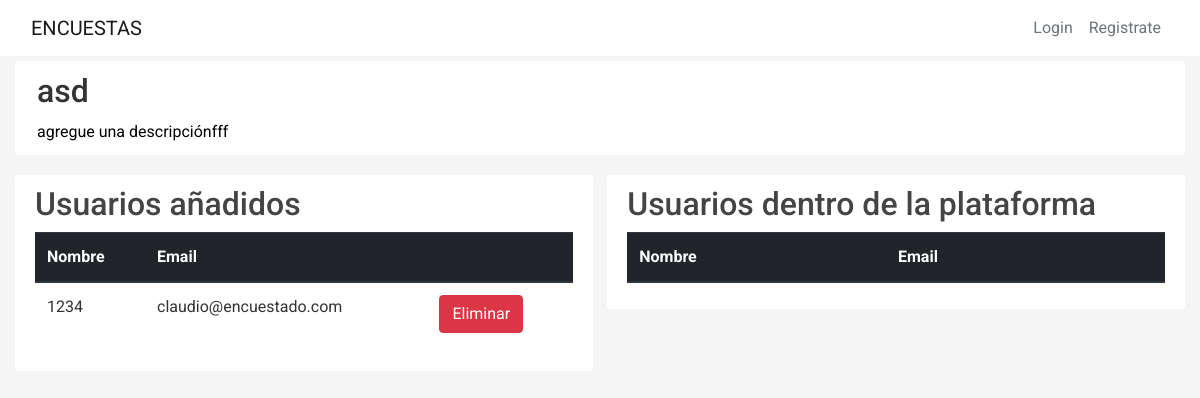
The page /editar_lista/2 on the database its author committed.
### encuestas/models.py (models this page shows, shortened)
class ListaDifusion(db.Model):
    id = db.Column(db.Integer, primary_key = True)
    title = db.Column(db.String(100),nullable = False)
    description = db.Column(db.String(1000), nullable = False)
    user_id = db.Column(db.Integer, db.ForeignKey('user.id'),nullable = False)

class User(db.Model,UserMixin):
    id = db.Column(db.Integer, primary_key=True)
    username = db.Column(db.String(20), unique=True, nullable=False)
    name = db.Column(db.String(20), nullable=False)
    email = db.Column(db.String(120), unique=True, nullable=False)
    image_file = db.Column(db.String(20), nullable=False, default='default.jpg')
    password = db.Column(db.String(60), nullable=False)
    posts = db.relationship('Post', backref='author', lazy=True)
    tipo = db.Column(db.String(20), nullable=False)
    visible_inf = db.Column(db.String(20), nullable=False, default=True)

### encuestas/routes.py (the view)
@app.route("/editar_lista/<int:lista_id>", methods=['GET', 'POST'])
def editar_lista(lista_id):
    lista = ListaDifusion.query.get_or_404(lista_id)
    ids_encuestados_en_lista = UserInList.query.filter_by(lista_id = lista_id)
    id_users = []
    for enc in ids_encuestados_en_lista:
        id_users.append(enc.user_id)
    total_encuestados = User.query.filter(and_(User.id.not_in(id_users),User.tipo == False))
    encuestados_en_lista = User.query.filter(User.id.in_(id_users))
    return render_template('editar_lista.html',
        title= 'Editar lista',
        lista = lista,
        total_encuestados = total_encuestados,
        encuestados_en_lista = encuestados_en_lista
    )

### encuestas/templates/editar_lista.html (shortened to what this page needs)
{% extends "layout.html" %}  {% block content %}
<div class="content-section w-100">
  <input
    id="lista_{{lista.id}}"
    type="text"
    class="title-encuesta title w-100 border-left-0 border-right-0 border-top-0 bg-transparent outline-none h2"
    value="{{lista.title}}"
  />
  <input
    id="lista_descr_{{lista.id}}"
    type="text"
    class="description-encuesta description title-encuesta w-100 border-left-0 border-right-0 border-top-0 bg-transparent outline-none"
    value="{{lista.description}}"
  />
</div>
<div class="d-flex gap-9 align-items-start justify-content-between">
  <div class="content-section w-50 h-auto">
    <h2>Usuarios añadidos</h2>
    <table id="example" class="table">
      <thead class="thead-dark">
        <tr>
          <th scope="col">Nombre</th>
          <th scope="col">Email</th>
          <th scope="col"></th>
        </tr>
      </thead>
      <tbody id="users-in-list">
        {%for encuestado in encuestados_en_lista%}
        <tr id="user_{{encuestado.id}}">
          <td>{{encuestado.name}}</td>
          <td>{{encuestado.email}}</td>
          <td>
            <button
              class="btn btn-danger"
              onclick="remove_user('{{encuestado.id}}','{{lista.id}}')"
            >
              Eliminar
            </button>
          </td>
        </tr>
        {%endfor%}
      </tbody>
    </table>
  </div>
  <div class="content-section w-50">
    <h2>Usuarios dentro de la plataforma</h2>
    <table class="table">
      <thead class="thead-dark">
        <tr>
          <th scope="col">Nombre</th>
          <th scope="col">Email</th>
          <th scope="col"></th>
        </tr>
      </thead>
    </table>
  </div>
</div>
{% endblock content %}

### encuestas/static/main.css (style rules this page uses)
body { font-family: "Roboto", sans-serif; font-weight: 400; background: #f5f5f5; color: #333; margin-top: 3.4rem; font-size: 1rem; box-sizing: border-box; }
h1, h2, h3, h4, h5, h6 { color: #444444; }
.content-section { background: #ffffff; padding: 10px 20px; border-radius: 3px; margin-bottom: 20px; }
.gap-9 { gap: 0.9rem; }
.gap-4 { gap: 0.4rem; }
.w-100 { width: 100%; }
.title-encuesta { outline: none; border-bottom: 0; transition: border-bottom 0.1s linear; }
.description-encuesta { border-bottom: 0; transition: border-bottom 0.1s linear; }
.outline-none { outline: none; }
html, body { width: 100%; height: 100%; }

### rows shown on the page
ListaDifusion: title "asd", description "agregue una descripciónfff"
User: name "1234", email "claudio@encuestado.com"
